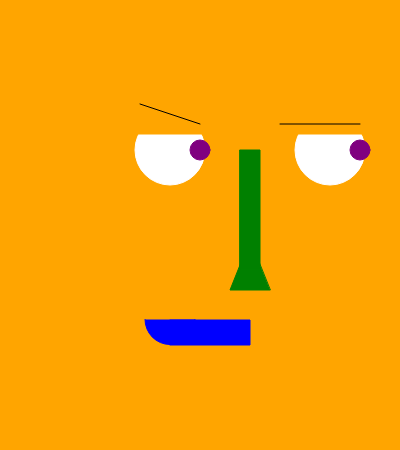
Frame 1 (no input)
Frame 60 (no input): identical to frame 1, image omitted
Frame 120 (the mouse pressed at the canvas centre since frame 60): identical to frame 1, image omitted

The p5.js sketch that drew this single still picture (run headless with seeded random() and noise() and a simulated clock; from frame 60 on, the mouse is pressed at the canvas centre):

// p5.js sketch
// ── sketch.js
var pupilSize = 20
var eyeSize = 70
var eyeHeight = 150
var pointX = 0;
var pointY = 0;
var faceColor = "orange";
var mouthColor = "blue";
var noseColor = "green";
var eyeColor = "white";
var pupilColor = "purple";
var eyebrowColor = "black";

function setup() {
  // put setup code here
  createCanvas(400,450);
  pointX = 250
  pointY = 250

}

function draw() {
  // put drawing code here

background(faceColor);

fill(eyeColor);//eye fill
stroke(eyeColor);//eye stroke
  ellipse(170,eyeHeight,eyeSize,eyeSize);//left eye
  ellipse(330,eyeHeight,eyeSize,eyeSize);//right eye


fill(pupilColor);//pupil fill
stroke(pupilColor);//pupil stroke
ellipse(200,eyeHeight,pupilSize,pupilSize);//left pupil
ellipse(360,eyeHeight,pupilSize,pupilSize);//right pupil


fill(noseColor);//nose fill
stroke(noseColor);//nose stroke
triangle(pointX,(pointY)-10,(pointX)-20,(pointY)+40,(pointX)+20,(pointY)+40);//nose
rect(240,150,20,120);



fill(mouthColor);//mouth fill
stroke(mouthColor);//mouth stroke
rect(170,(pointY)+70, 80, 25);//mouth
arc(170,(pointY)+69.5,50,50,0,PI);//mouth smirk


fill(faceColor);//make eyes into arcs vv
stroke(faceColor);
rect(100,104,400,30)

stroke(eyebrowColor)
line(140,104,200,124);
line(280,124,360,124);


}

function keyPressed(){
faceColor = "blue";
mouthColor = "orange";
noseColor = "fuchsia";
eyeColor = "black";
pupilColor = "lime";
eyebrowColor = "white";
//colors will invert when any key is pressed
}

function mousePressed(){
faceColor = "orange";
mouthColor = "blue";
noseColor = "green";
eyeColor = "white";
pupilColor = "purple";
eyebrowColor = "black";

}
